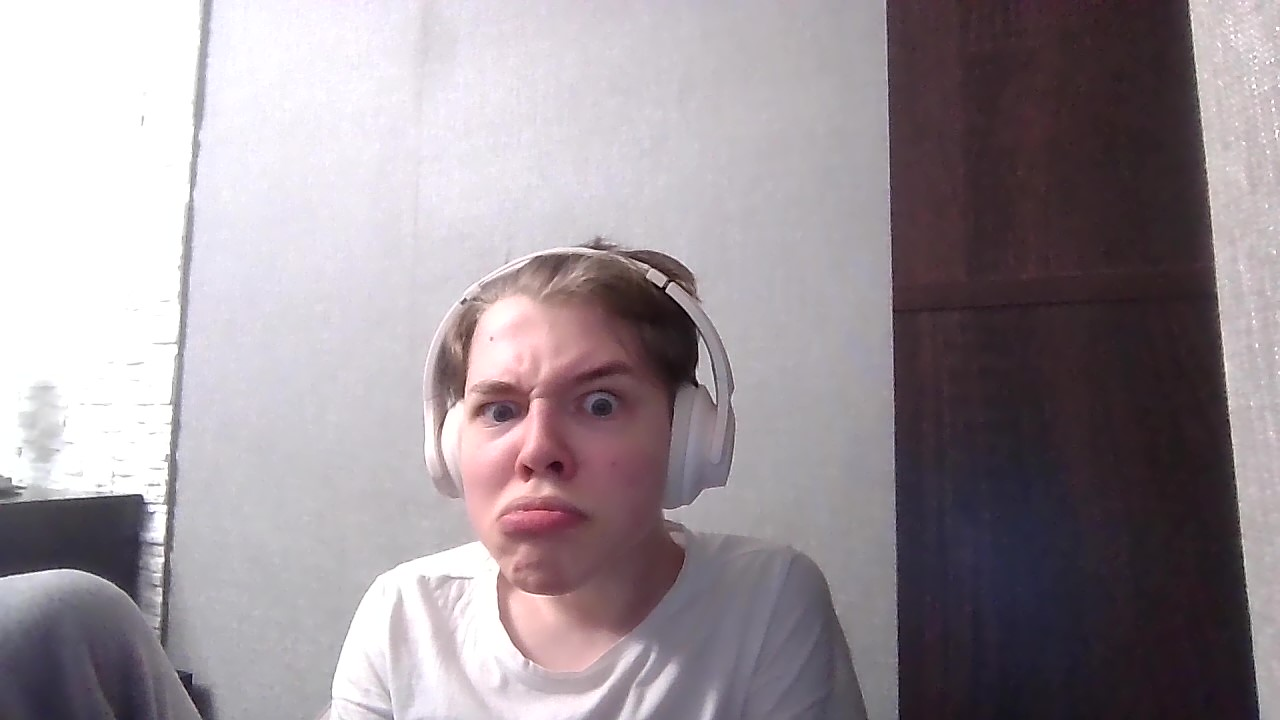
#> input picture images/WIN_20260214_19_07_16_Pro.jpg, 1280 x 720 px, given in place of the camera
$ python CW_Lesson7.py
#> lines starting #> are read from the running program, lines starting #| are printed output that depends on the picture; after the words box and inside, x2 and y2 are one past the last pixel; in counts of white or black regions, pixels touching at a corner belong together
import cv2
import numpy as np #найкраща в світі біблотека для лінійної алгебри

cap = cv2.VideoCapture(0)

lower_red1 = np.array([0, 100, 100])
upper_red1 = np.array([10, 255, 255])

lower_red2 = np.array([160, 100, 100])
upper_red2 = np.array([180, 255, 255])

points = []

while True:
    ret, frame = cap.read()
#> frame is the input picture: shape (720, 1280, 3); mean B, G, R 151.9, 145.9, 155.3
    if not ret:
        break

    frame = cv2.flip(frame, 1)
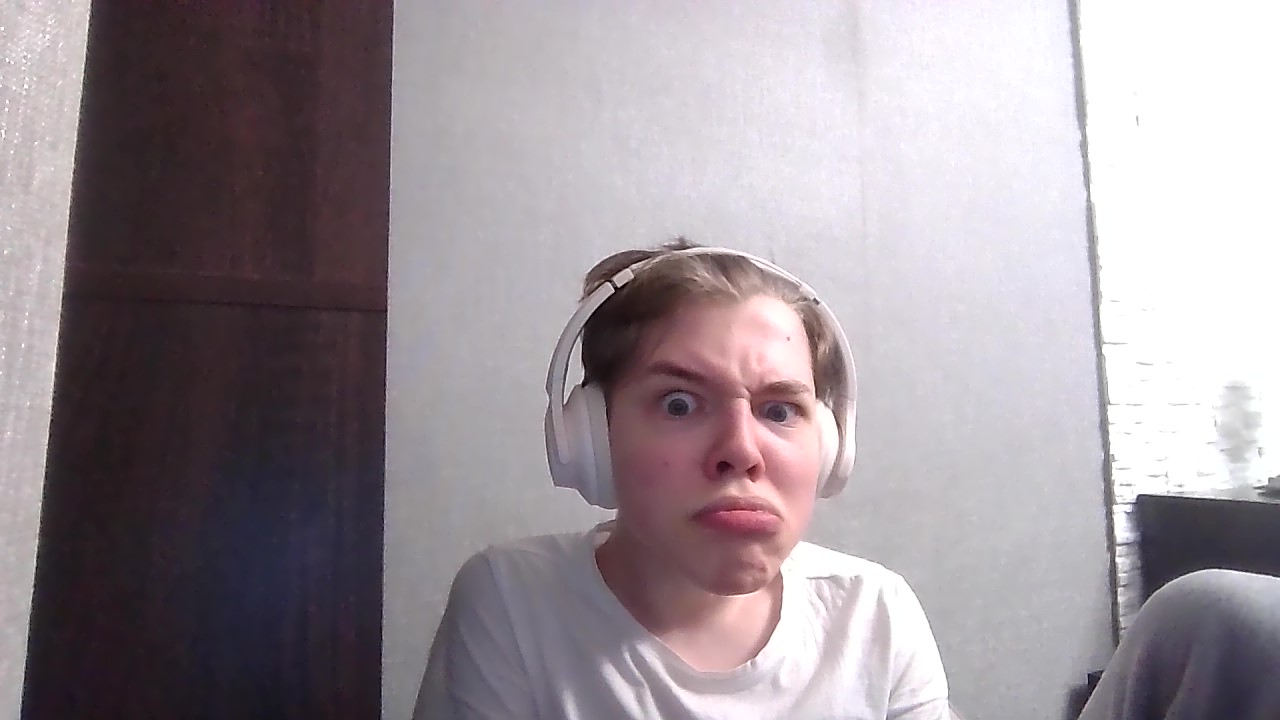
#> frame: shape (720, 1280, 3); mean B, G, R 151.9, 145.9, 155.3
    hsv = cv2.cvtColor(frame, cv2.COLOR_BGR2HSV)
#> hsv: shape (720, 1280, 3); mean H, S, V 129.2, 32, 157.6
    mask1 = cv2.inRange(hsv, lower_red1, upper_red1)
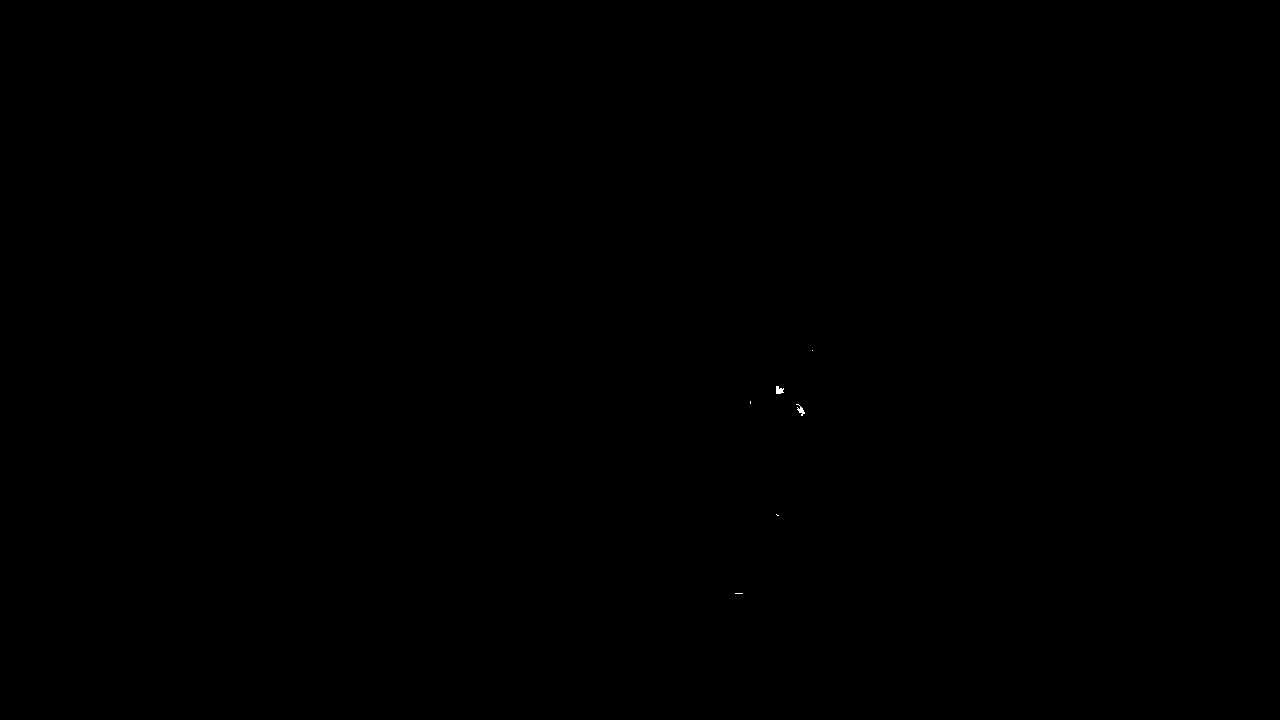
#> mask1: shape (720, 1280); 0.01% white; 6 white regions (4 under 20 px), largest, box (x1, y1, x2, y2) and area: (776, 386, 784, 394) 47, (796, 404, 805, 416) 42
    mask2 = cv2.inRange(hsv, lower_red2, upper_red2)
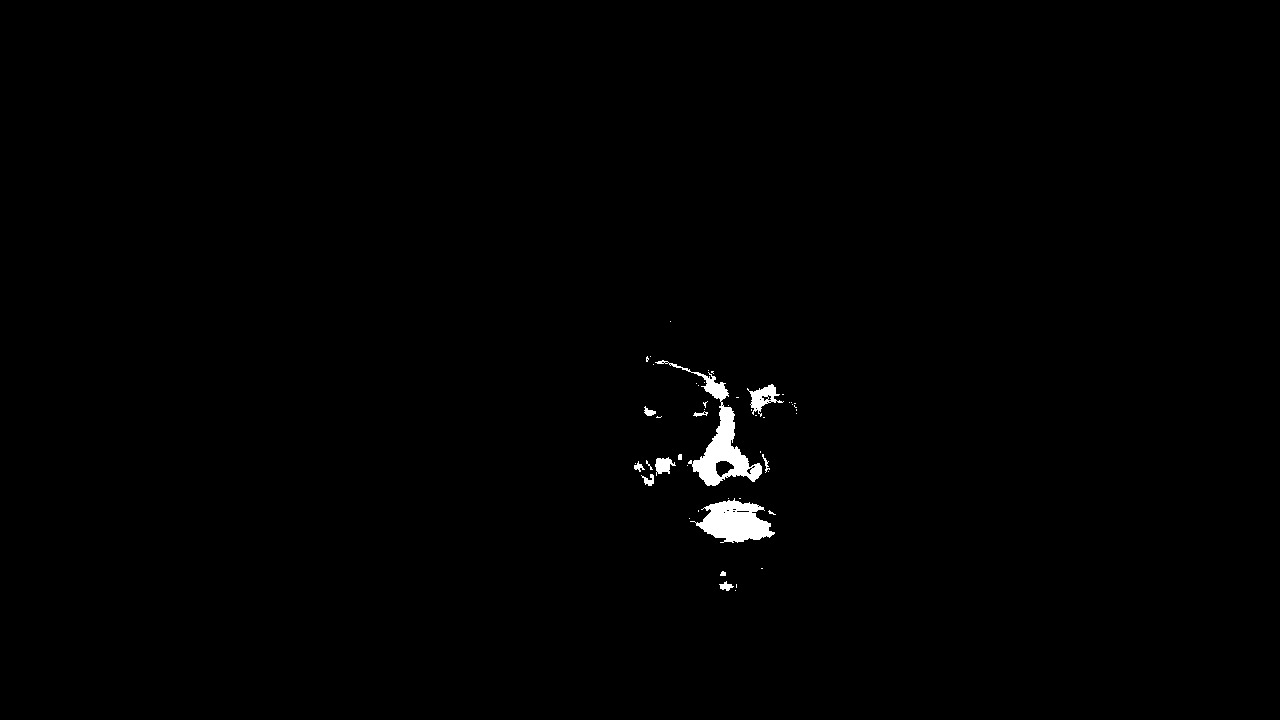
#> mask2: shape (720, 1280); 0.67% white; 50 white regions (38 under 20 px), largest, box (x1, y1, x2, y2) and area: (655, 360, 762, 486) 2724, (690, 498, 775, 543) 2187, (747, 384, 784, 417) 465

    mask = cv2.bitwise_or(mask1, mask2)
#> mask: shape (720, 1280); 0.68% white; 50 white regions (37 under 20 px)

    contours, _ = cv2.findContours(mask, cv2.RETR_EXTERNAL, cv2.CHAIN_APPROX_SIMPLE)
#> contours = 50 contours, 39 with area under 20; largest, box (x1, y1, x2, y2) and area: (655, 360, 762, 486) 2684, (690, 498, 775, 543) 2078, (747, 384, 784, 417) 472, (655, 457, 676, 476) 190, (719, 581, 734, 591) 58
    for cnt in contours:
        area = cv2.contourArea(cnt)
        if area > 2000:
            cv2.drawContours(frame, [cnt], -1, (0, 255, 0), 2)
            M = cv2.moments(cnt)
            if M['m00'] != 0:
                cx = int(M["m10"] / M["m00"])
                cy = int(M["m01"] / M["m00"])

                cv2.circle(frame, (cx, cy), 5, (255, 0, 0), -1)
                points.append((cx, cy))
            for i in range(1, len(points)):
                if points[i - 1] is None or points[i] is None:
                    continue
                cv2.line(frame, points[i - 1], points[i], (255,0,0), 2)
#> this loop made 50 passes
#> (area, cx, cy) on passes 11, 46: (2077.5, 734, 521), (2684.5, 721, 444)
#> area on passes 4, 13, 17, 19, 20, 27: 58.5, 56.5, 35.5, 190.5, 21.5, 28.5
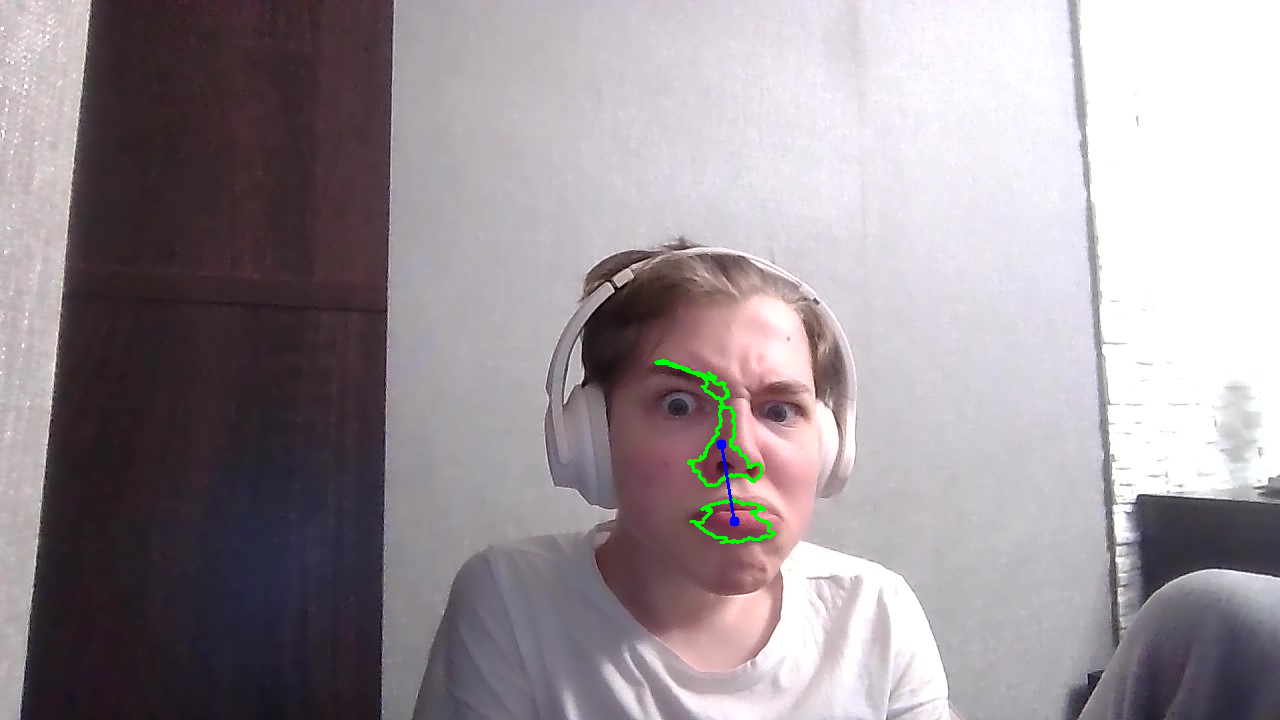
#> frame: shape (720, 1280, 3); 0.31% of pixels changed, all inside (x1, y1, x2, y2) = (654, 359, 776, 544)
#> after the loop, points = [(734, 521), (721, 444)]
    cv2.imshow("video", frame)
    cv2.imshow("mask", mask)


    if cv2.waitKey(1) & 0xFF == ord("q"):
#> (key q is pressed here)
        break

cap.release()
cv2.destroyAllWindows()

$ run again, on images/trump.jpg
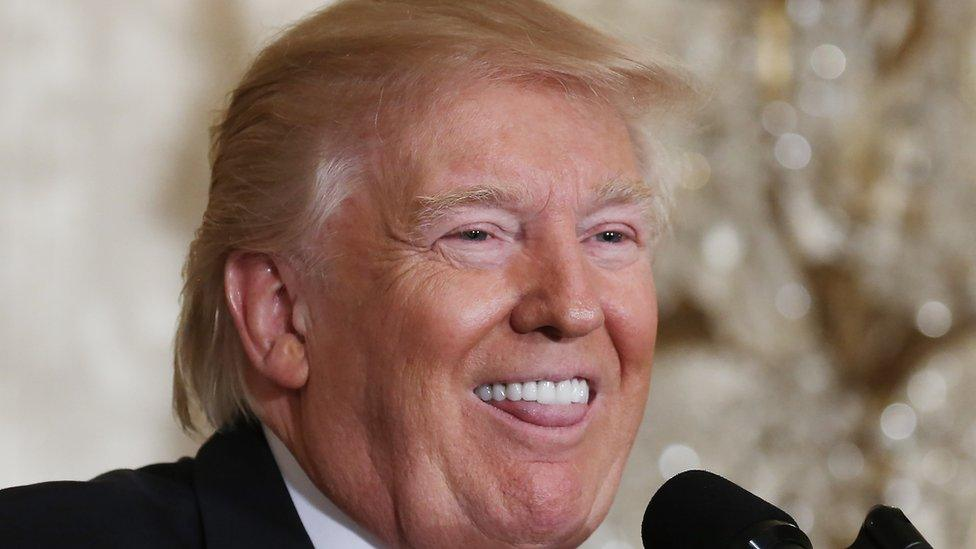
#> input picture images/trump.jpg, 976 x 549 px, given in place of the camera
#> frame is the input picture: shape (549, 976, 3); mean B, G, R 109.6, 121.5, 144.9
#> hsv: shape (549, 976, 3); mean H, S, V 22.5, 70.1, 145.1
#> `mask1 = cv2.inRange(hsv, lower_red1, upper_red1)`:
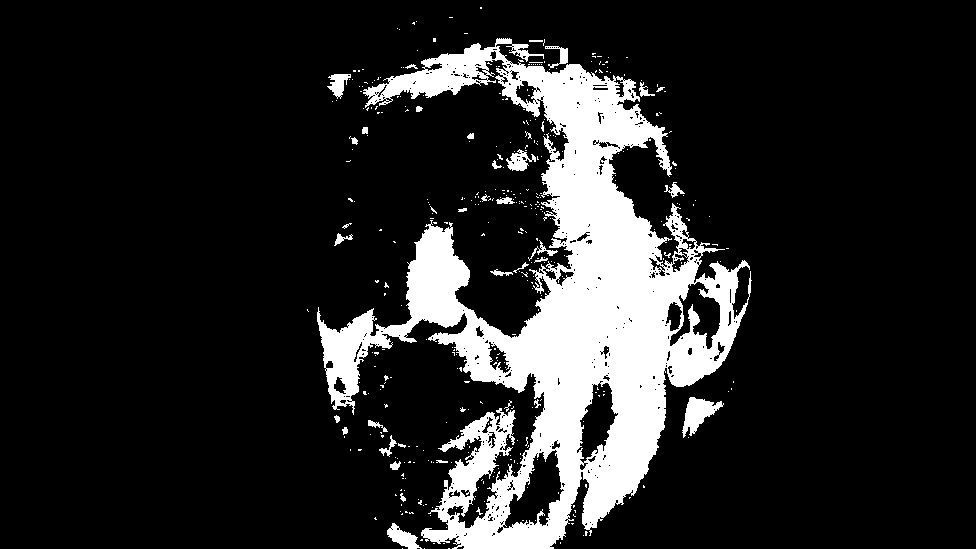
#> mask1: shape (549, 976); 14.8% white; 399 white regions (362 under 20 px), largest, box (x1, y1, x2, y2) and area: (317, 38, 752, 549) 74972, (682, 397, 724, 438) 793, (387, 523, 422, 549) 433
#> mask2: shape (549, 976); 0.37% white; 80 white regions (67 under 20 px), largest, box (x1, y1, x2, y2) and area: (390, 400, 485, 428) 798, (417, 510, 448, 530) 342, (694, 317, 704, 333) 82
#> mask: shape (549, 976); 15.2% white; 410 white regions (365 under 20 px)
#> contours = 382 contours, 356 with area under 20; largest, box (x1, y1, x2, y2) and area: (317, 38, 752, 549) 82169, (390, 400, 485, 428) 758, (682, 397, 724, 438) 716, (387, 523, 422, 549) 394, (506, 149, 536, 171) 298
#> the loop `for cnt in contours:` made 382 passes
#> (area, cx, cy) on pass 374: (82169, 561, 317)
#> after the loop `for cnt in contours:`:
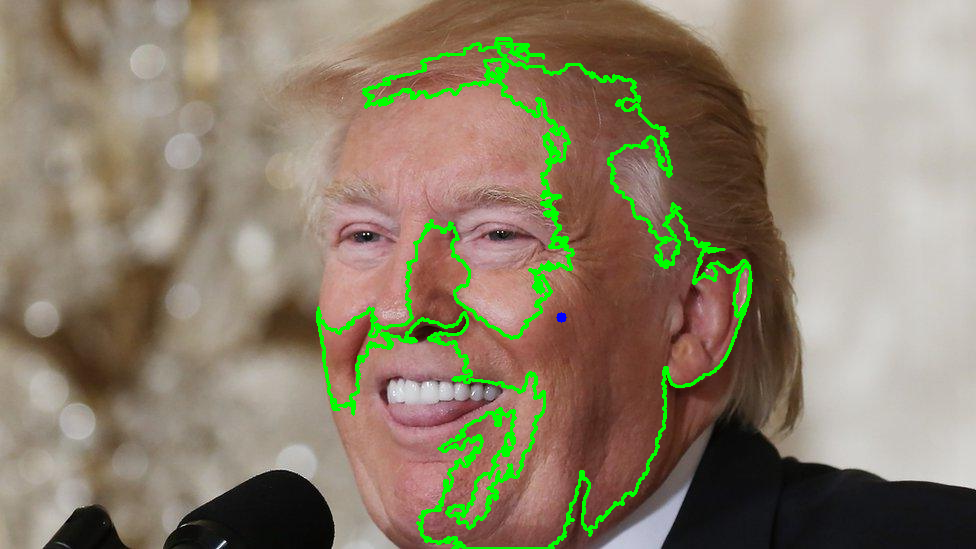
#> frame: shape (549, 976, 3); mean B, G, R 106.7, 127.2, 139.8
#> after the loop `for cnt in contours:`: points = [(561, 317)]
